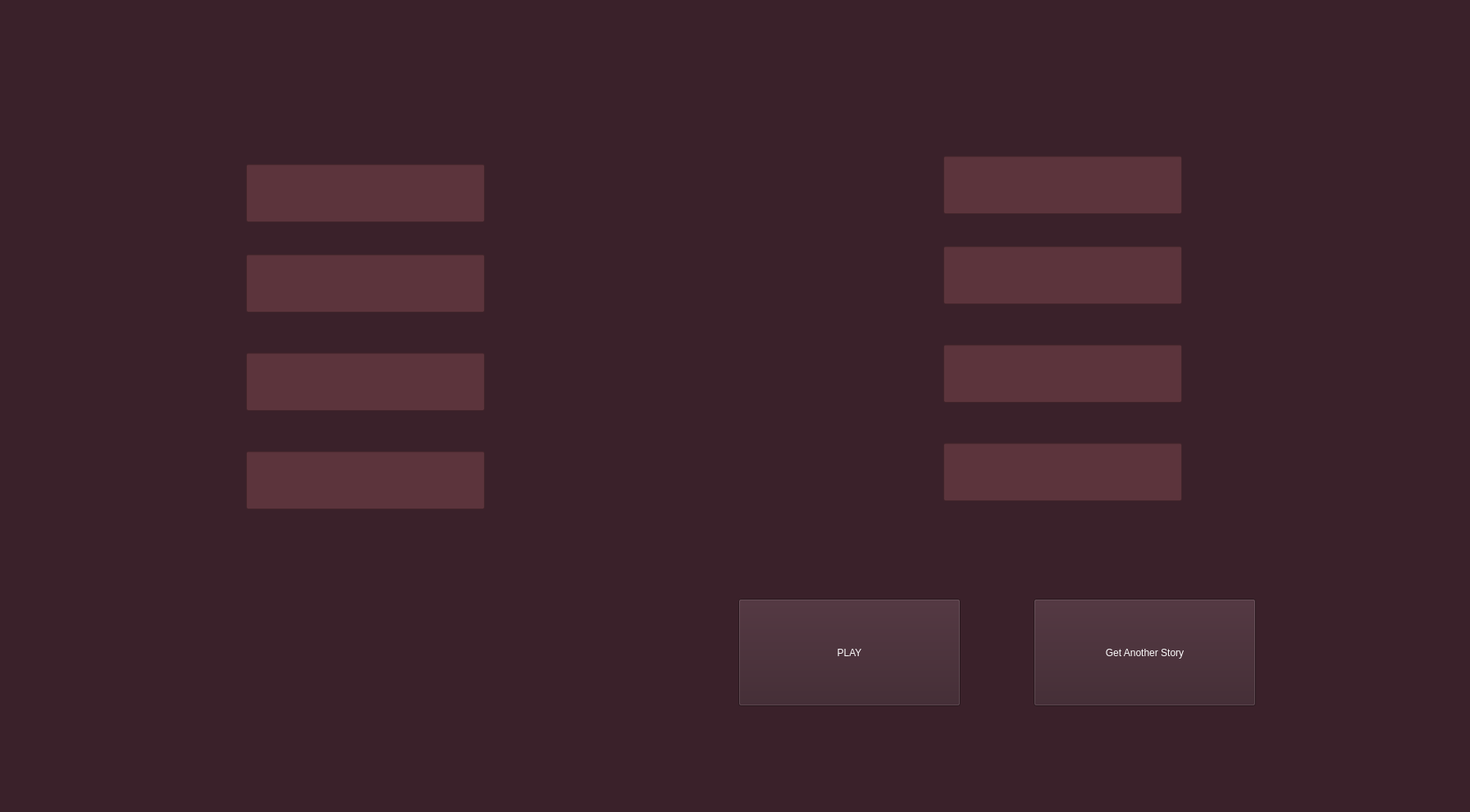
<?xml version="1.0" encoding="UTF-8"?>
<ui version="4.0">
 <class>MainWindow</class>
 <widget class="QMainWindow" name="MainWindow">
  <property name="geometry">
   <rect>
    <x>0</x>
    <y>0</y>
    <width>1792</width>
    <height>990</height>
   </rect>
  </property>
  <property name="windowTitle">
   <string>MainWindow</string>
  </property>
  <property name="styleSheet">
   <string notr="true">background-color: rgb(58, 33, 42);
color: rgb(255, 255, 255);</string>
  </property>
  <widget class="QWidget" name="centralwidget">
   <widget class="QLineEdit" name="submission_1">
    <property name="geometry">
     <rect>
      <x>300</x>
      <y>200</y>
      <width>291</width>
      <height>71</height>
     </rect>
    </property>
    <property name="styleSheet">
     <string notr="true">background-color: rgb(92, 52, 60);
font: 24pt &quot;Avenir Next Condensed&quot;;
</string>
    </property>
    <property name="text">
     <string/>
    </property>
   </widget>
   <widget class="QLabel" name="typeOfWord_1">
    <property name="geometry">
     <rect>
      <x>60</x>
      <y>190</y>
      <width>221</width>
      <height>61</height>
     </rect>
    </property>
    <property name="styleSheet">
     <string notr="true">font: 35pt &quot;Avenir Next Condensed&quot;;
color: rgb(255, 255, 255);</string>
    </property>
    <property name="text">
     <string/>
    </property>
   </widget>
   <widget class="QLineEdit" name="submission_2">
    <property name="geometry">
     <rect>
      <x>300</x>
      <y>310</y>
      <width>291</width>
      <height>71</height>
     </rect>
    </property>
    <property name="styleSheet">
     <string notr="true">background-color: rgb(92, 52, 60);
font: 24pt &quot;Avenir Next Condensed&quot;;
</string>
    </property>
    <property name="text">
     <string/>
    </property>
    <property name="frame">
     <bool>true</bool>
    </property>
   </widget>
   <widget class="QLabel" name="typeOfWord_2">
    <property name="geometry">
     <rect>
      <x>60</x>
      <y>310</y>
      <width>221</width>
      <height>61</height>
     </rect>
    </property>
    <property name="styleSheet">
     <string notr="true">font: 35pt &quot;Avenir Next Condensed&quot;;
color: rgb(255, 255, 255);</string>
    </property>
    <property name="text">
     <string/>
    </property>
   </widget>
   <widget class="QLineEdit" name="submission_3">
    <property name="geometry">
     <rect>
      <x>300</x>
      <y>430</y>
      <width>291</width>
      <height>71</height>
     </rect>
    </property>
    <property name="styleSheet">
     <string notr="true">background-color: rgb(92, 52, 60);
font: 24pt &quot;Avenir Next Condensed&quot;;
border-color: rgb(255, 255, 255);</string>
    </property>
    <property name="text">
     <string/>
    </property>
   </widget>
   <widget class="QLabel" name="typeOfWord_3">
    <property name="geometry">
     <rect>
      <x>60</x>
      <y>430</y>
      <width>221</width>
      <height>61</height>
     </rect>
    </property>
    <property name="styleSheet">
     <string notr="true">font: 35pt &quot;Avenir Next Condensed&quot;;
color: rgb(255, 255, 255);</string>
    </property>
    <property name="text">
     <string/>
    </property>
   </widget>
   <widget class="QLineEdit" name="submission_4">
    <property name="geometry">
     <rect>
      <x>300</x>
      <y>550</y>
      <width>291</width>
      <height>71</height>
     </rect>
    </property>
    <property name="styleSheet">
     <string notr="true">background-color: rgb(92, 52, 60);
font: 24pt &quot;Avenir Next Condensed&quot;;
border-color: rgb(255, 255, 255);</string>
    </property>
    <property name="text">
     <string/>
    </property>
   </widget>
   <widget class="QLabel" name="typeOfWord_4">
    <property name="geometry">
     <rect>
      <x>60</x>
      <y>550</y>
      <width>221</width>
      <height>61</height>
     </rect>
    </property>
    <property name="styleSheet">
     <string notr="true">font: 35pt &quot;Avenir Next Condensed&quot;;
color: rgb(255, 255, 255);</string>
    </property>
    <property name="text">
     <string/>
    </property>
   </widget>
   <widget class="QLineEdit" name="submission_5">
    <property name="geometry">
     <rect>
      <x>1150</x>
      <y>190</y>
      <width>291</width>
      <height>71</height>
     </rect>
    </property>
    <property name="styleSheet">
     <string notr="true">background-color: rgb(92, 52, 60);
font: 24pt &quot;Avenir Next Condensed&quot;;
</string>
    </property>
    <property name="text">
     <string/>
    </property>
   </widget>
   <widget class="QLabel" name="typeOfWord_5">
    <property name="geometry">
     <rect>
      <x>910</x>
      <y>190</y>
      <width>221</width>
      <height>61</height>
     </rect>
    </property>
    <property name="styleSheet">
     <string notr="true">font: 35pt &quot;Avenir Next Condensed&quot;;
color: rgb(255, 255, 255);</string>
    </property>
    <property name="text">
     <string/>
    </property>
   </widget>
   <widget class="QLineEdit" name="submission_6">
    <property name="geometry">
     <rect>
      <x>1150</x>
      <y>300</y>
      <width>291</width>
      <height>71</height>
     </rect>
    </property>
    <property name="styleSheet">
     <string notr="true">background-color: rgb(92, 52, 60);
font: 24pt &quot;Avenir Next Condensed&quot;;
</string>
    </property>
    <property name="text">
     <string/>
    </property>
   </widget>
   <widget class="QLabel" name="typeOfWord_6">
    <property name="geometry">
     <rect>
      <x>910</x>
      <y>300</y>
      <width>221</width>
      <height>61</height>
     </rect>
    </property>
    <property name="styleSheet">
     <string notr="true">font: 35pt &quot;Avenir Next Condensed&quot;;
color: rgb(255, 255, 255);</string>
    </property>
    <property name="text">
     <string/>
    </property>
   </widget>
   <widget class="QLineEdit" name="submission_7">
    <property name="geometry">
     <rect>
      <x>1150</x>
      <y>420</y>
      <width>291</width>
      <height>71</height>
     </rect>
    </property>
    <property name="styleSheet">
     <string notr="true">background-color: rgb(92, 52, 60);
font: 24pt &quot;Avenir Next Condensed&quot;;
</string>
    </property>
    <property name="text">
     <string/>
    </property>
   </widget>
   <widget class="QLabel" name="typeOfWord_7">
    <property name="geometry">
     <rect>
      <x>910</x>
      <y>420</y>
      <width>221</width>
      <height>61</height>
     </rect>
    </property>
    <property name="styleSheet">
     <string notr="true">font: 35pt &quot;Avenir Next Condensed&quot;;
color: rgb(255, 255, 255);</string>
    </property>
    <property name="text">
     <string/>
    </property>
   </widget>
   <widget class="QLineEdit" name="submission_8">
    <property name="geometry">
     <rect>
      <x>1150</x>
      <y>540</y>
      <width>291</width>
      <height>71</height>
     </rect>
    </property>
    <property name="styleSheet">
     <string notr="true">background-color: rgb(92, 52, 60);
font: 24pt &quot;Avenir Next Condensed&quot;;
</string>
    </property>
    <property name="text">
     <string/>
    </property>
   </widget>
   <widget class="QLabel" name="typeOfWord_8">
    <property name="geometry">
     <rect>
      <x>910</x>
      <y>540</y>
      <width>221</width>
      <height>61</height>
     </rect>
    </property>
    <property name="styleSheet">
     <string notr="true">font: 35pt &quot;Avenir Next Condensed&quot;;
color: rgb(255, 255, 255);</string>
    </property>
    <property name="text">
     <string/>
    </property>
   </widget>
   <widget class="QPushButton" name="playStory">
    <property name="geometry">
     <rect>
      <x>900</x>
      <y>730</y>
      <width>271</width>
      <height>131</height>
     </rect>
    </property>
    <property name="styleSheet">
     <string notr="true">font: 60pt &quot;Avenir Next Condensed&quot;;</string>
    </property>
    <property name="text">
     <string>PLAY</string>
    </property>
   </widget>
   <widget class="QPushButton" name="anotherOne">
    <property name="geometry">
     <rect>
      <x>1260</x>
      <y>730</y>
      <width>271</width>
      <height>131</height>
     </rect>
    </property>
    <property name="styleSheet">
     <string notr="true">font: 34pt &quot;Avenir Next Condensed&quot;;</string>
    </property>
    <property name="text">
     <string>Get Another Story</string>
    </property>
   </widget>
   <widget class="QLabel" name="typeOfWord_9">
    <property name="geometry">
     <rect>
      <x>260</x>
      <y>1010</y>
      <width>221</width>
      <height>61</height>
     </rect>
    </property>
    <property name="styleSheet">
     <string notr="true">font: 35pt &quot;Avenir Next Condensed&quot;;
color: rgb(255, 255, 255);</string>
    </property>
    <property name="text">
     <string/>
    </property>
   </widget>
   <widget class="QLineEdit" name="submission_9">
    <property name="geometry">
     <rect>
      <x>500</x>
      <y>1020</y>
      <width>291</width>
      <height>71</height>
     </rect>
    </property>
    <property name="styleSheet">
     <string notr="true">background-color: rgb(92, 52, 60);
font: 24pt &quot;Avenir Next Condensed&quot;;
</string>
    </property>
    <property name="text">
     <string/>
    </property>
   </widget>
   <widget class="QLabel" name="typeOfWord_10">
    <property name="geometry">
     <rect>
      <x>270</x>
      <y>1020</y>
      <width>221</width>
      <height>61</height>
     </rect>
    </property>
    <property name="styleSheet">
     <string notr="true">font: 35pt &quot;Avenir Next Condensed&quot;;
color: rgb(255, 255, 255);</string>
    </property>
    <property name="text">
     <string/>
    </property>
   </widget>
   <widget class="QLineEdit" name="submission_10">
    <property name="geometry">
     <rect>
      <x>510</x>
      <y>1030</y>
      <width>291</width>
      <height>71</height>
     </rect>
    </property>
    <property name="styleSheet">
     <string notr="true">background-color: rgb(92, 52, 60);
font: 24pt &quot;Avenir Next Condensed&quot;;
</string>
    </property>
    <property name="text">
     <string/>
    </property>
   </widget>
   <widget class="QLabel" name="typeOfWord_11">
    <property name="geometry">
     <rect>
      <x>280</x>
      <y>1030</y>
      <width>221</width>
      <height>61</height>
     </rect>
    </property>
    <property name="styleSheet">
     <string notr="true">font: 35pt &quot;Avenir Next Condensed&quot;;
color: rgb(255, 255, 255);</string>
    </property>
    <property name="text">
     <string/>
    </property>
   </widget>
   <widget class="QLineEdit" name="submission_11">
    <property name="geometry">
     <rect>
      <x>520</x>
      <y>1040</y>
      <width>291</width>
      <height>71</height>
     </rect>
    </property>
    <property name="styleSheet">
     <string notr="true">background-color: rgb(92, 52, 60);
font: 24pt &quot;Avenir Next Condensed&quot;;
</string>
    </property>
    <property name="text">
     <string/>
    </property>
   </widget>
   <widget class="QLabel" name="typeOfWord_12">
    <property name="geometry">
     <rect>
      <x>290</x>
      <y>1040</y>
      <width>221</width>
      <height>61</height>
     </rect>
    </property>
    <property name="styleSheet">
     <string notr="true">font: 35pt &quot;Avenir Next Condensed&quot;;
color: rgb(255, 255, 255);</string>
    </property>
    <property name="text">
     <string/>
    </property>
   </widget>
   <widget class="QLineEdit" name="submission_12">
    <property name="geometry">
     <rect>
      <x>530</x>
      <y>1050</y>
      <width>291</width>
      <height>71</height>
     </rect>
    </property>
    <property name="styleSheet">
     <string notr="true">background-color: rgb(92, 52, 60);
font: 24pt &quot;Avenir Next Condensed&quot;;
</string>
    </property>
    <property name="text">
     <string/>
    </property>
   </widget>
   <widget class="QLabel" name="typeOfWord_13">
    <property name="geometry">
     <rect>
      <x>300</x>
      <y>1050</y>
      <width>221</width>
      <height>61</height>
     </rect>
    </property>
    <property name="styleSheet">
     <string notr="true">font: 35pt &quot;Avenir Next Condensed&quot;;
color: rgb(255, 255, 255);</string>
    </property>
    <property name="text">
     <string/>
    </property>
   </widget>
   <widget class="QLineEdit" name="submission_13">
    <property name="geometry">
     <rect>
      <x>540</x>
      <y>1060</y>
      <width>291</width>
      <height>71</height>
     </rect>
    </property>
    <property name="styleSheet">
     <string notr="true">background-color: rgb(92, 52, 60);
font: 24pt &quot;Avenir Next Condensed&quot;;
</string>
    </property>
    <property name="text">
     <string/>
    </property>
   </widget>
   <widget class="QLabel" name="typeOfWord_14">
    <property name="geometry">
     <rect>
      <x>310</x>
      <y>1060</y>
      <width>221</width>
      <height>61</height>
     </rect>
    </property>
    <property name="styleSheet">
     <string notr="true">font: 35pt &quot;Avenir Next Condensed&quot;;
color: rgb(255, 255, 255);</string>
    </property>
    <property name="text">
     <string/>
    </property>
   </widget>
   <widget class="QLineEdit" name="submission_14">
    <property name="geometry">
     <rect>
      <x>550</x>
      <y>1070</y>
      <width>291</width>
      <height>71</height>
     </rect>
    </property>
    <property name="styleSheet">
     <string notr="true">background-color: rgb(92, 52, 60);
font: 24pt &quot;Avenir Next Condensed&quot;;
</string>
    </property>
    <property name="text">
     <string/>
    </property>
   </widget>
   <widget class="QLabel" name="typeOfWord_15">
    <property name="geometry">
     <rect>
      <x>320</x>
      <y>1070</y>
      <width>221</width>
      <height>61</height>
     </rect>
    </property>
    <property name="styleSheet">
     <string notr="true">font: 35pt &quot;Avenir Next Condensed&quot;;
color: rgb(255, 255, 255);</string>
    </property>
    <property name="text">
     <string/>
    </property>
   </widget>
   <widget class="QLineEdit" name="submission_15">
    <property name="geometry">
     <rect>
      <x>560</x>
      <y>1080</y>
      <width>291</width>
      <height>71</height>
     </rect>
    </property>
    <property name="styleSheet">
     <string notr="true">background-color: rgb(92, 52, 60);
font: 24pt &quot;Avenir Next Condensed&quot;;
</string>
    </property>
    <property name="text">
     <string/>
    </property>
   </widget>
   <widget class="QLabel" name="typeOfWord_16">
    <property name="geometry">
     <rect>
      <x>330</x>
      <y>1080</y>
      <width>221</width>
      <height>61</height>
     </rect>
    </property>
    <property name="styleSheet">
     <string notr="true">font: 35pt &quot;Avenir Next Condensed&quot;;
color: rgb(255, 255, 255);</string>
    </property>
    <property name="text">
     <string/>
    </property>
   </widget>
   <widget class="QLineEdit" name="submission_16">
    <property name="geometry">
     <rect>
      <x>570</x>
      <y>1090</y>
      <width>291</width>
      <height>71</height>
     </rect>
    </property>
    <property name="styleSheet">
     <string notr="true">background-color: rgb(92, 52, 60);
font: 24pt &quot;Avenir Next Condensed&quot;;
</string>
    </property>
    <property name="text">
     <string/>
    </property>
   </widget>
   <widget class="QLabel" name="typeOfWord_17">
    <property name="geometry">
     <rect>
      <x>340</x>
      <y>1090</y>
      <width>221</width>
      <height>61</height>
     </rect>
    </property>
    <property name="styleSheet">
     <string notr="true">font: 35pt &quot;Avenir Next Condensed&quot;;
color: rgb(255, 255, 255);</string>
    </property>
    <property name="text">
     <string/>
    </property>
   </widget>
   <widget class="QLineEdit" name="submission_17">
    <property name="geometry">
     <rect>
      <x>580</x>
      <y>1100</y>
      <width>291</width>
      <height>71</height>
     </rect>
    </property>
    <property name="styleSheet">
     <string notr="true">background-color: rgb(92, 52, 60);
font: 24pt &quot;Avenir Next Condensed&quot;;
</string>
    </property>
    <property name="text">
     <string/>
    </property>
   </widget>
   <widget class="QLabel" name="typeOfWord_18">
    <property name="geometry">
     <rect>
      <x>350</x>
      <y>1100</y>
      <width>221</width>
      <height>61</height>
     </rect>
    </property>
    <property name="styleSheet">
     <string notr="true">font: 35pt &quot;Avenir Next Condensed&quot;;
color: rgb(255, 255, 255);</string>
    </property>
    <property name="text">
     <string/>
    </property>
   </widget>
   <widget class="QLineEdit" name="submission_18">
    <property name="geometry">
     <rect>
      <x>590</x>
      <y>1110</y>
      <width>291</width>
      <height>71</height>
     </rect>
    </property>
    <property name="styleSheet">
     <string notr="true">background-color: rgb(92, 52, 60);
font: 24pt &quot;Avenir Next Condensed&quot;;
</string>
    </property>
    <property name="text">
     <string/>
    </property>
   </widget>
   <widget class="QLabel" name="typeOfWord_19">
    <property name="geometry">
     <rect>
      <x>360</x>
      <y>1110</y>
      <width>221</width>
      <height>61</height>
     </rect>
    </property>
    <property name="styleSheet">
     <string notr="true">font: 35pt &quot;Avenir Next Condensed&quot;;
color: rgb(255, 255, 255);</string>
    </property>
    <property name="text">
     <string/>
    </property>
   </widget>
   <widget class="QLineEdit" name="submission_19">
    <property name="geometry">
     <rect>
      <x>600</x>
      <y>1120</y>
      <width>291</width>
      <height>71</height>
     </rect>
    </property>
    <property name="styleSheet">
     <string notr="true">background-color: rgb(92, 52, 60);
font: 24pt &quot;Avenir Next Condensed&quot;;
</string>
    </property>
    <property name="text">
     <string/>
    </property>
   </widget>
   <widget class="QLabel" name="typeOfWord_20">
    <property name="geometry">
     <rect>
      <x>370</x>
      <y>1120</y>
      <width>221</width>
      <height>61</height>
     </rect>
    </property>
    <property name="styleSheet">
     <string notr="true">font: 35pt &quot;Avenir Next Condensed&quot;;
color: rgb(255, 255, 255);</string>
    </property>
    <property name="text">
     <string/>
    </property>
   </widget>
   <widget class="QLineEdit" name="submission_20">
    <property name="geometry">
     <rect>
      <x>610</x>
      <y>1130</y>
      <width>291</width>
      <height>71</height>
     </rect>
    </property>
    <property name="styleSheet">
     <string notr="true">background-color: rgb(92, 52, 60);
font: 24pt &quot;Avenir Next Condensed&quot;;
</string>
    </property>
    <property name="text">
     <string/>
    </property>
   </widget>
   <widget class="QLabel" name="typeOfWord_21">
    <property name="geometry">
     <rect>
      <x>380</x>
      <y>1130</y>
      <width>221</width>
      <height>61</height>
     </rect>
    </property>
    <property name="styleSheet">
     <string notr="true">font: 35pt &quot;Avenir Next Condensed&quot;;
color: rgb(255, 255, 255);</string>
    </property>
    <property name="text">
     <string/>
    </property>
   </widget>
   <widget class="QLineEdit" name="submission_21">
    <property name="geometry">
     <rect>
      <x>620</x>
      <y>1140</y>
      <width>291</width>
      <height>71</height>
     </rect>
    </property>
    <property name="styleSheet">
     <string notr="true">background-color: rgb(92, 52, 60);
font: 24pt &quot;Avenir Next Condensed&quot;;
</string>
    </property>
    <property name="text">
     <string/>
    </property>
   </widget>
   <widget class="QLabel" name="typeOfWord_22">
    <property name="geometry">
     <rect>
      <x>380</x>
      <y>1130</y>
      <width>221</width>
      <height>61</height>
     </rect>
    </property>
    <property name="styleSheet">
     <string notr="true">font: 35pt &quot;Avenir Next Condensed&quot;;
color: rgb(255, 255, 255);</string>
    </property>
    <property name="text">
     <string/>
    </property>
   </widget>
   <widget class="QLineEdit" name="submission_22">
    <property name="geometry">
     <rect>
      <x>620</x>
      <y>1140</y>
      <width>291</width>
      <height>71</height>
     </rect>
    </property>
    <property name="styleSheet">
     <string notr="true">background-color: rgb(92, 52, 60);
font: 24pt &quot;Avenir Next Condensed&quot;;
</string>
    </property>
    <property name="text">
     <string/>
    </property>
   </widget>
  </widget>
  <widget class="QMenuBar" name="menubar">
   <property name="geometry">
    <rect>
     <x>0</x>
     <y>0</y>
     <width>1792</width>
     <height>24</height>
    </rect>
   </property>
  </widget>
  <widget class="QStatusBar" name="statusbar"/>
 </widget>
 <resources/>
 <connections/>
</ui>
